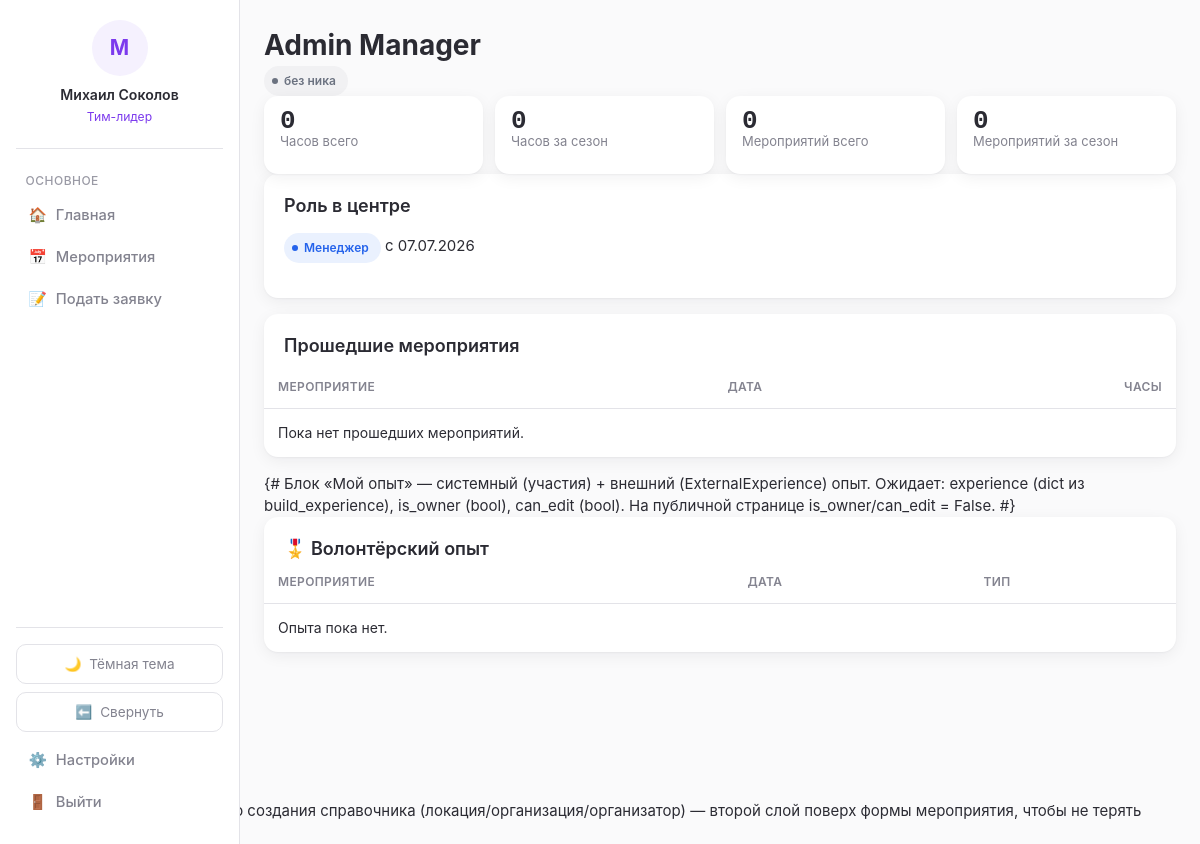
The app's page /profile/2/ (signed in), older data.
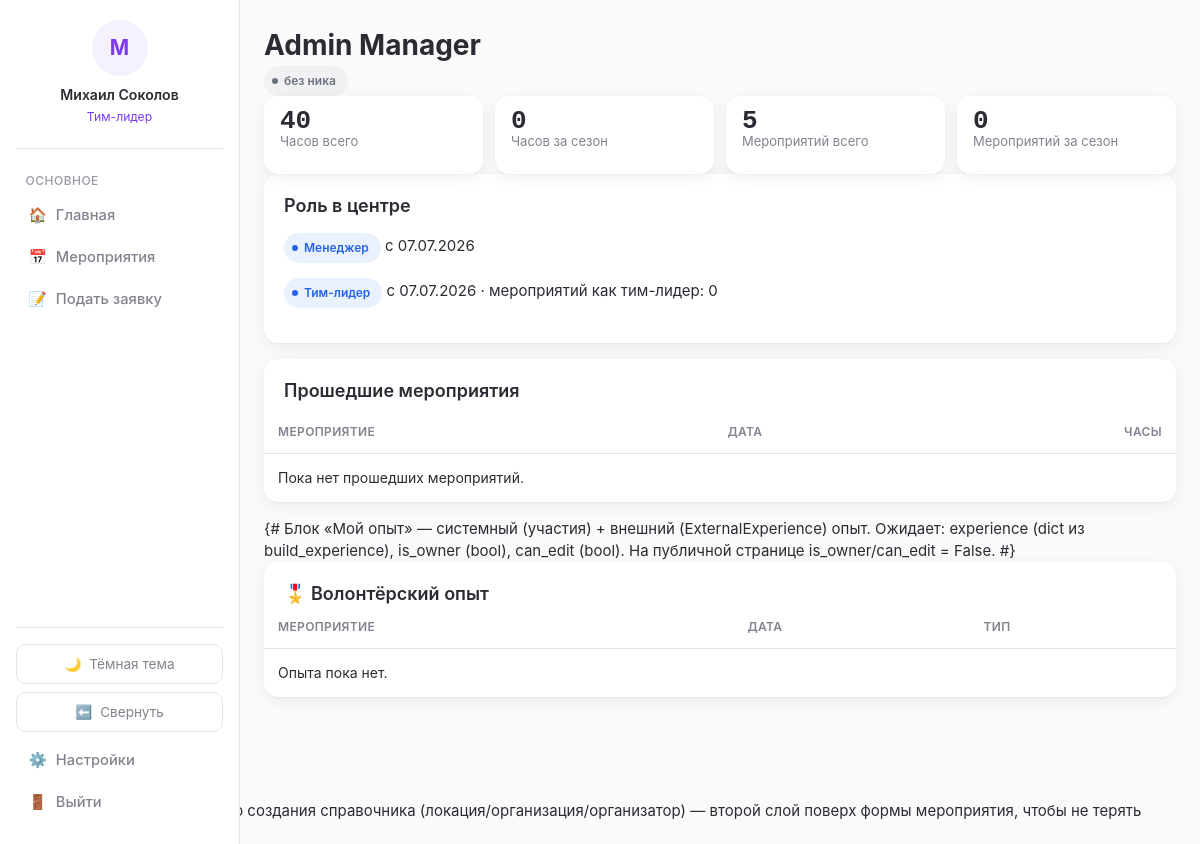
The same page, newer data.
### blog/models.py (models this page shows, shortened)
class User(AbstractBaseUser):
    GENDER_CHOICES = [
        ('male', 'Мужской'),
        ('female', 'Женский'),
    ]
    STATUS_CHOICES = [
        ('active', 'Активен'),
        ('inactive', 'Неактивен'),
        ('blacklisted', 'В блэклисте'),
    ]
    REGISTRATION_STATUS_CHOICES = [
        ('guest', 'Гость (первое касание)'),
        ('registered', 'Зарегистрирован'),
    ]
    id = models.AutoField(primary_key=True)
    system_username = models.CharField(max_length=50, blank=True, null=True, db_index=True)
    telegram_id = models.CharField(max_length=50, unique=True, db_index=True)
    telegram_username = models.CharField(max_length=100, blank=True, null=True)
    VK_username = models.CharField(max_length=100, blank=True, null=True)
    first_name = models.CharField(max_length=100, blank=True, null=True)
    last_name = models.CharField(max_length=100, blank=True, null=True)
    email = models.EmailField(blank=True, null=True)
    phone = models.CharField(max_length=20, blank=True, null=True)
    birthday = models.DateField(blank=True, null=True)
    about = models.TextField(blank=True, null=True)
    gender = models.CharField(max_length=10, choices=GENDER_CHOICES, blank=True, null=True)
    status = models.CharField(max_length=20, choices=STATUS_CHOICES, default='active')
    comment = models.TextField(blank=True, null=True)
    registration_status = models.CharField(
        max_length=20, choices=REGISTRATION_STATUS_CHOICES, default='guest'
    )
    created_at = models.DateTimeField(auto_now_add=True)
    last_event_at = models.DateTimeField(blank=True, null=True)
    total_event_count = models.IntegerField(default=0, validators=[MinValueValidator(0)])
    season_event_count = models.IntegerField(default=0, validators=[MinValueValidator(0)])
    total_hours = models.IntegerField(default=0, validators=[MinValueValidator(0)])
    season_hours = models.IntegerField(default=0, validators=[MinValueValidator(0)])
    churn_score = models.FloatField(default=0)
    login = models.CharField(max_length=50, unique=True, blank=True, null=True)
    web_credentials_set_at = models.DateTimeField(blank=True, null=True)
    notify_new_events = models.BooleanField(default=True)
    notify_applications = models.BooleanField(default=True)
    experience_token = models.UUIDField(default=uuid.uuid4, unique=True, editable=False, db_index=True)
    objects = UserManager()
    USERNAME_FIELD = 'telegram_id'
    REQUIRED_FIELDS = []
    class Meta:
        db_table = 'users'
        verbose_name = 'Пользователь'
        verbose_name_plural = 'Пользователи'
    @property
    def full_name(self):
        return f"{self.first_name or ''} {self.last_name or ''}".strip() or self.telegram_username or self.telegram_id

class TeamLeader(models.Model):
    id = models.AutoField(primary_key=True)
    user = models.ForeignKey(User, on_delete=models.CASCADE, related_name='team_leader_roles')
    assigned_at = models.DateTimeField(auto_now_add=True)
    revoked_at = models.DateTimeField(blank=True, null=True)
    assigned_by = models.ForeignKey(User, on_delete=models.SET_NULL, null=True, blank=True, related_name='assigned_team_leaders')
    total_events = models.IntegerField(default=0, validators=[MinValueValidator(0)])
    season_events = models.IntegerField(default=0, validators=[MinValueValidator(0)])
    class Meta:
        db_table = 'team_leaders'
        verbose_name = 'Тим-лидер'
        verbose_name_plural = 'Тим-лидеры'

### blog/views.py (the view, shortened to what this page needs)
# urls.py: path('profile/<int:user_id>/', views.profile_detail, name='profile_detail'),
@login_required
def profile_detail(request, user_id):
    target = get_object_or_404(User, pk=user_id)
    is_owner = request.user.id == target.id
    is_mgr = is_manager(request.user)
    has_extended = has_extended_access_to_profile(request.user, target)
    can_see_comments = is_mgr or (is_team_leader(request.user) and has_extended and not is_owner)
    from blog.services.experience import build_experience
    experience = build_experience(target)
    context = {
        'target': target,
        'is_owner': is_owner,
        'is_manager': is_mgr,
        'has_extended_access': has_extended,
        'can_see_comments': can_see_comments,
        'past_participations': target.participations.filter(status='attended').select_related('event_day__event').order_by('-event_day__day')[:50],
        'experience': experience,
        'experience_share_url': request.build_absolute_uri(
            reverse('public_experience', args=[target.experience_token])
        ),
        'experience_form': ExternalExperienceForm() if is_owner else None,
    }
    tl_role = target.team_leader_roles.filter(revoked_at__isnull=True).first()
    if tl_role:
        context['tl_role'] = tl_role
        context['tl_event_count'] = EventStaff.objects.filter(
            user=target, staff_role='team_lead'
        ).count()
    mgr_role = target.manager_roles.filter(revoked_at__isnull=True).first()
    if mgr_role:
        context['mgr_role'] = mgr_role
    if is_mgr:
        context['churn_history'] = target.churn_history.select_related('season').order_by('-created_at')
    return render(request, 'blog/profile_detail.html', context)

### blog/context_processors.py (called while the page is built)
def role_flags(request):
    user = getattr(request, 'user', None)
    authenticated = bool(user and user.is_authenticated)
    return {
        'is_manager': is_manager(user) if authenticated else False,
        'is_team_leader': is_team_leader(user) if authenticated else False,
        'role_label': role_label(user) if authenticated else None,
    }

### blog/services/experience.py (called while the page is built, shortened)
def build_experience(user: User) -> dict:
    participations = (
        user.participations.filter(status='attended')
        .select_related('event_day__event')
    )
    by_event = {}
    items = list(by_event.values())
    system_event_count = len(items)
    items.sort(key=lambda i: (i['date'] is None, -i['date'].toordinal() if i['date'] else 0))
    return {
        'items': items,
        'system_event_count': system_event_count,
        'total_count': len(items),
    }

### blog/services/roles.py (called while the page is built)
def is_manager(user: User) -> bool:
    if not user or not user.is_authenticated:
        return False
    return user.manager_roles.filter(revoked_at__isnull=True).exists()

def is_team_leader(user: User) -> bool:
    if not user or not user.is_authenticated:
        return False
    return user.team_leader_roles.filter(revoked_at__isnull=True).exists()

### blog/templates/blog/profile_detail.html (shortened to what this page needs)
{% extends 'blog/base.html' %}
{% block content %}
<h1>{{ target.full_name }}</h1>
<span class="pill neutral"><span class="dot"></span>{{ target.telegram_username|default:"без ника" }}</span>
<div class="stat-grid">
    <div class="stat-tile"><div class="value">{{ target.total_hours }}</div><div class="label">Часов всего</div></div>
    <div class="stat-tile"><div class="value">{{ target.season_hours }}</div><div class="label">Часов за сезон</div></div>
    <div class="stat-tile"><div class="value">{{ target.total_event_count }}</div><div class="label">Мероприятий всего</div></div>
    <div class="stat-tile"><div class="value">{{ target.season_event_count }}</div><div class="label">Мероприятий за сезон</div></div>
</div>
{% if tl_role or mgr_role %}
<div class="card">
    <h3>Роль в центре</h3>
    {% if mgr_role %}
        <p><span class="pill info"><span class="dot"></span>Менеджер</span> с {{ mgr_role.assigned_at|date:"d.m.Y" }}</p>
    {% endif %}
    {% if tl_role %}
        <p><span class="pill info"><span class="dot"></span>Тим-лидер</span> с {{ tl_role.assigned_at|date:"d.m.Y" }} ·
           мероприятий как тим-лидер: {{ tl_event_count }}</p>
    {% endif %}
</div>
{% endif %}
<div class="card" style="padding:0; overflow:hidden;">
    <h3 style="padding:20px 20px 0;">Прошедшие мероприятия</h3>
    <table class="responsive-table">
        <thead><tr><th>Мероприятие</th><th>Дата</th><th class="num">Часы</th></tr></thead>
        <tbody>
        {% for p in past_participations %}
            <tr data-href="{% url 'event_detail' p.event_day.event.id %}">
                <td data-label="Мероприятие">{{ p.event_day.event.title }}</td>
                <td data-label="Дата" class="mono">{{ p.event_day.day }}</td>
                <td data-label="Часы" class="num mono">{{ p.hours }}</td>
            </tr>
        {% empty %}
            <tr><td colspan="3">Пока нет прошедших мероприятий.</td></tr>
        {% endfor %}
        </tbody>
    </table>
</div>
{% include 'blog/partials/_experience_block.html' with can_edit=is_owner %}
{% endblock %}

Row changes from the older to the newer data that the page shows:
changed User "Admin Manager": total_hours "0" → "40"; total_event_count "0" → "5"
added TeamLeader: assigned_at "07.07.2026"
Text that changed along with them:
{{ tl_event_count }}: (not shown) → "0"
text now shown: "Тим-лидер с · мероприятий как тим-лидер:"
